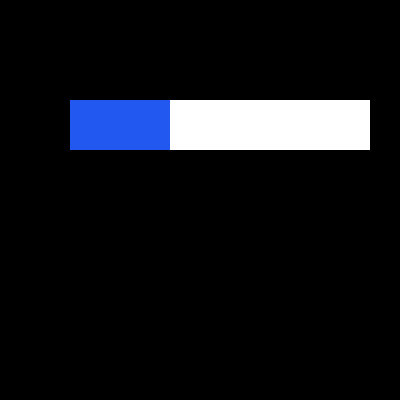
Frame 1 (no input)
Frame 60 (the mouse pressed at the canvas centre just before this capture): identical to frame 1, image omitted
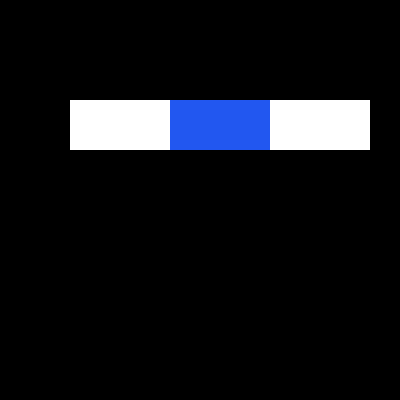
Frame 120 (the mouse held since frame 60 and released just before this capture)

The Processing sketch that drew these frames (run headless with seeded random() and noise(); from frame 60 on, the mouse is pressed at the canvas centre):

// Processing sketch: Screencast_5_2
// ── Screencast_5_2.pde
//Screencast_5_2

void setup() {
  size(400, 400);
}

void draw() {
  background(0);
  drawSlider(70, 100, 300, 50);
}

void drawSlider(float x, float y, float wdth, float hght) {
  float barWidth = wdth / 3; 
  int barPos;

  noStroke();
  fill(255);
  rect(x, y, wdth, hght);
  fill(#2257F0);

  if (mouseX < barWidth + x) {
    barPos = 0;
    rect(x, y, barWidth, hght);
  } 
  else if (mouseX < x + 2 * barWidth){
    barPos = 1; 
    rect(x + barWidth * barPos, y, barWidth, hght);
  }
  else {
    barPos = 2;
    rect(x + barWidth * 2, y, barWidth, hght);
  }
}
